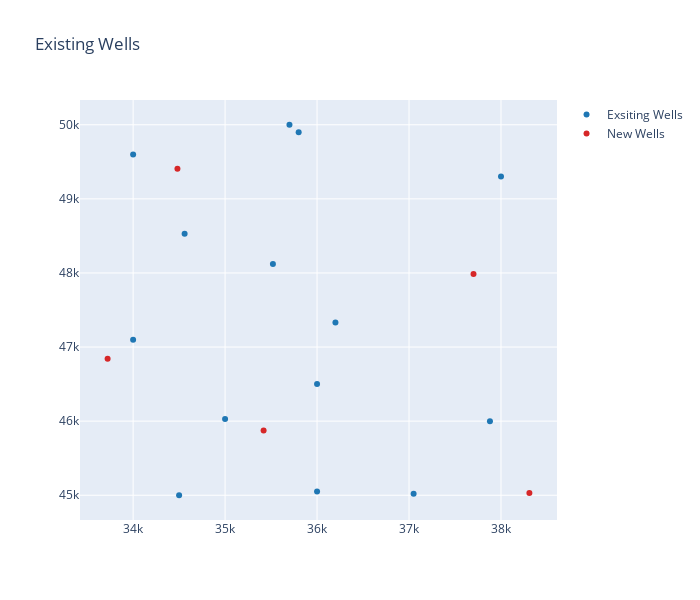

Write notebook code for a chart like this one.
### Code cell
# Plot the existing and new wells using plotly
import plotly.express as px
fig = px.scatter(title='Existing Wells')
fig.add_scatter(x=existing_wells[:, 0], y=existing_wells[:, 1],
                mode='markers', marker=dict(color='#1f77b4'), name='Exsiting Wells')
fig.add_scatter(x=new_wells[:, 0], y=new_wells[:, 1], mode='markers', marker=dict(color='#d62728'), name='New Wells')
fig.update_layout(
    height=600,
    width=700,
)
fig.show()

### Figure 1 — Plotly figure (JSON) as saved in the notebook; plotly's stock layout.template omitted (floating-point values rounded to 4 significant figures)
{"data": [{"hovertemplate": "<extra></extra>", "legendgroup": "", "marker": {"color": "#636efa", "symbol": "circle"}, "mode": "markers", "name": "", "orientation": "v", "showlegend": false, "type": "scatter", "xaxis": "x", "yaxis": "y"}, {"marker": {"color": "#1f77b4"}, "mode": "markers", "name": "Exsiting Wells", "type": "scatter", "x": [34500, 36000, 37050, 37880, 35000, 36000, 34000, 36200, 34560, 35520, 38000, 35700, 34000, 35800], "y": [45000, 45050, 45020, 46000, 46030, 46500, 47100, 47330, 48530, 48120, 49300, 50000, 49600, 49900]}, {"marker": {"color": "#d62728"}, "mode": "markers", "name": "New Wells", "type": "scatter", "x": [37700.0, 35420.0, 38310.0, 34480.0, 33720.0], "y": [47990.0, 45880.0, 45030.0, 49410.0, 46840.0]}], "layout": {"height": 600, "legend": {"tracegroupgap": 0}, "title": {"text": "Existing Wells"}, "width": 700, "xaxis": {"anchor": "y", "domain": [0, 1]}, "yaxis": {"anchor": "x", "domain": [0, 1]}}}
